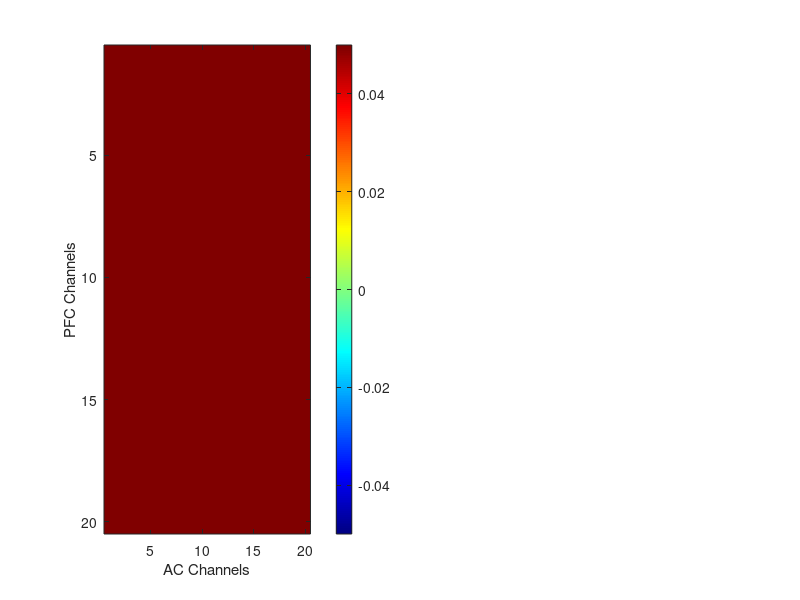

Source code (MATLAB): (Note: this script raises an error after producing the figure.)
%% Step 3: Organize PSI values by channel pair. 

Condition         = 'OnlyPrior';                                                 % Options: 'OnlyPrior' or 'OnlyPretone' or 'Both'
Frequency_Band    = 'theta';
SNR               = [-11/6, -5/3, 5/3, 11/6, -1.5000, -1.2500, 1.2500, 1.5000];  % Options: any combination of  -11/6, -5/3, -1.5000, -1.2500, 0, 1.2500, 1.5000, 5/3, 11/6; 
animals    = {'MrM'};                     % Options: 'MrCassius' and/or 'MrM'
rootdir    = 'C:\Users\Corey Roach\Documents\00_DATA\PSI_Epoch_Analysis\00_Belt';                                 
sessions   = dir(fullfile(rootdir, '19*'));

% Define the PFC and AC channel labels and generate temporary grids

channels               = arrayfun(@(x) sprintf('ch%02d', x), 3:22, 'UniformOutput', false);
preCueOnset_PSI_grid   = cell(20, 20); 
testToneOnset_PSI_grid = cell(20, 20);

%% Loop through all sessions and sort PSI values by channel-pair 

for i = 1:length(sessions)

    RecDate = sessions(i).name;

    for j = 1:length(animals)
        Animal = animals{j};
        session_path = fullfile(rootdir, RecDate, Animal);

        if exist(session_path, 'dir') % Check if the directory exists
            preCue_file   = dir(fullfile(session_path, ['*', 'preCueOnset_' Frequency_Band '*PSI_data.mat']));
            testTone_file = dir(fullfile(session_path, ['*', 'testToneOnset_' Frequency_Band '*PSI_data.mat']));

            if ~isempty(preCue_file)
                fprintf('Processing session %s:\n', RecDate);
            else
                continue;
            end

      for k = 1:length(preCue_file)

        preCue_filename   = preCue_file(k).name;
        testTone_filename = testTone_file(k).name;

        temp_preCue_dir   = fullfile(session_path, preCue_filename);
        temp_testTone_dir = fullfile(session_path, testTone_filename);

        % Load the .mat file safely
         load(temp_preCue_dir,'PSI_preCueOnset' );
         load(temp_testTone_dir,'PSI_testToneOnset');

        preCue_Matrix     = PSI_preCueOnset.psispctrm; 
        preCue_labels     = PSI_preCueOnset.labelcmb;         
        testTone_Matrix   = PSI_testToneOnset.psispctrm; 
        testTone_labels   = PSI_testToneOnset.labelcmb;       

      end    

           % Populate preCueOnset_PSI_grid with data 

           for rowIdx_1 = 1:size(preCue_Matrix, 1)

            % Extract channel pair from label
            pfcLabel = preCue_labels{rowIdx_1, 1};  % First column: PFC label (e.g., 'D1_PFC_ch05')
            acLabel  = preCue_labels{rowIdx_1, 2};  % Second column: AC label (e.g., 'D3_AC_ch04')

            % Remove the 'D' component and isolate the channel labels
            pfcChannel = regexp(pfcLabel, 'PFC_ch\d+', 'match', 'once');  % Extract PFC channel
            acChannel  = regexp(acLabel, 'AC_ch\d+', 'match', 'once');    % Extract AC channel

            % Find indices in the grid
            pfcIdx = find(strcmp(channels, strrep(pfcChannel, 'PFC_', '')));
            acIdx  = find(strcmp(channels,  strrep(acChannel, 'AC_', '')));

                % Assign the data row to the grid position
                if ~isempty(pfcIdx) && ~isempty(acIdx)
                    if isempty(preCueOnset_PSI_grid{pfcIdx, acIdx})
                    % Initialize the cell with the first row of data
                    preCueOnset_PSI_grid{pfcIdx, acIdx} = preCue_Matrix(rowIdx_1, :);
                    else
                    % Append the new row of data to the existing data
                    preCueOnset_PSI_grid{pfcIdx, acIdx} = [preCueOnset_PSI_grid{pfcIdx, acIdx}; preCue_Matrix(rowIdx_1, :)];
                    end

                end
           end

           % Populate testToneOnset_PSI_grid with data 

           for rowIdx_2 = 1:size(testTone_Matrix, 1)

            % Extract channel pair from label
            pfcLabel = testTone_labels{rowIdx_2, 1};  % First column: PFC label (e.g., 'D1_PFC_ch05')
            acLabel  = testTone_labels{rowIdx_2, 2};  % Second column: AC label (e.g., 'D3_AC_ch04')

            % Remove the 'D' component and isolate the channel labels
            pfcChannel = regexp(pfcLabel, 'PFC_ch\d+', 'match', 'once'); % Extract PFC channel
            acChannel  = regexp(acLabel, 'AC_ch\d+', 'match', 'once');    % Extract AC channel

            % Find indices in the grid
            pfcIdx = find(strcmp(channels, strrep(pfcChannel, 'PFC_', '')));
            acIdx  = find(strcmp(channels, strrep(acChannel, 'AC_', '')));

                % Assign the data row to the grid position
                if ~isempty(pfcIdx) && ~isempty(acIdx)
                    if isempty(testToneOnset_PSI_grid{pfcIdx, acIdx})
                    % Initialize the cell with the first row of data
                    testToneOnset_PSI_grid{pfcIdx, acIdx} = testTone_Matrix(rowIdx_2, :);
                    else
                    % Append the new row of data to the existing data
                    testToneOnset_PSI_grid{pfcIdx, acIdx} = [testToneOnset_PSI_grid{pfcIdx, acIdx}; testTone_Matrix(rowIdx_2, :)];
                    end                 
                end
           end

         end
     end
end

%% Average selected bands to output a single PSI value per channel pair (preCueOnset)


if strcmp(Frequency_Band,'theta') == 1
% Define the range of columns to average
columnRange = 5:8;

% Initialize a new grid to store the averaged values
preCue_averagedGrid = nan(20, 20); % Use NaN to handle empty grid positions

% Loop through each position in the grid
for pfcIdx = 1:20
    for acIdx = 1:20
        % Check if the grid position contains data
        if ~isempty(preCueOnset_PSI_grid{pfcIdx, acIdx})
            % Extract the data matrix for the current position
            dataposition = preCueOnset_PSI_grid{pfcIdx, acIdx};

            % Compute the average of the selected columns
            columnAverage = mean(dataposition(:, columnRange), 'all', 'omitnan');

            % Store the average in the new grid
            preCue_averagedGrid(pfcIdx, acIdx) = columnAverage;
        end
    end
end
end

if strcmp(Frequency_Band,'alpha') == 1
% Define the range of columns to average
columnRange = 9:14;

% Initialize a new grid to store the averaged values
preCue_averagedGrid = nan(20, 20); % Use NaN to handle empty grid positions

% Loop through each position in the grid
for pfcIdx = 1:20
    for acIdx = 1:20
        % Check if the grid position contains data
        if ~isempty(preCueOnset_PSI_grid{pfcIdx, acIdx})
            % Extract the data matrix for the current position
            dataposition = preCueOnset_PSI_grid{pfcIdx, acIdx};

            % Compute the average of the selected columns
            columnAverage = mean(dataposition(:, columnRange), 'all', 'omitnan');

            % Store the average in the new grid
            preCue_averagedGrid(pfcIdx, acIdx) = columnAverage;
        end
    end
end
end

if strcmp(Frequency_Band,'beta') == 1
% Define the range of columns to average
columnRange = 15:30;

% Initialize a new grid to store the averaged values
preCue_averagedGrid = nan(20, 20); % Use NaN to handle empty grid positions

% Loop through each position in the grid
for pfcIdx = 1:20
    for acIdx = 1:20
        % Check if the grid position contains data
        if ~isempty(preCueOnset_PSI_grid{pfcIdx, acIdx})
            % Extract the data matrix for the current position
            dataposition = preCueOnset_PSI_grid{pfcIdx, acIdx};

            % Compute the average of the selected columns
            columnAverage = mean(dataposition(:, columnRange), 'all', 'omitnan');

            % Store the average in the new grid
            preCue_averagedGrid(pfcIdx, acIdx) = columnAverage;
        end
    end
end
end


%% Average selected bands to output a single PSI value per channel pair (testToneOnset)

if strcmp(Frequency_Band,'theta') == 1
% Define the range of columns to average
columnRange = 5:8;

% Initialize a new grid to store the averaged values
testTone_averagedGrid = nan(20, 20); % Use NaN to handle empty grid positions

% Loop through each position in the grid
for pfcIdx = 1:20
    for acIdx = 1:20
        % Check if the grid position contains data
        if ~isempty(testToneOnset_PSI_grid{pfcIdx, acIdx})
            % Extract the data matrix for the current position
            dataposition = testToneOnset_PSI_grid{pfcIdx, acIdx};

            % Compute the average of the selected columns
            columnAverage = mean(dataposition(:, columnRange), 'all', 'omitnan');

            % Store the average in the new grid
            testTone_averagedGrid(pfcIdx, acIdx) = columnAverage;
        end
    end
end
end

if strcmp(Frequency_Band,'alpha') == 1
% Define the range of columns to average
columnRange = 9:14;

% Initialize a new grid to store the averaged values
testTone_averagedGrid = nan(20, 20); % Use NaN to handle empty grid positions

% Loop through each position in the grid
for pfcIdx = 1:20
    for acIdx = 1:20
        % Check if the grid position contains data
        if ~isempty(testToneOnset_PSI_grid{pfcIdx, acIdx})
            % Extract the data matrix for the current position
            dataposition = testToneOnset_PSI_grid{pfcIdx, acIdx};

            % Compute the average of the selected columns
            columnAverage = mean(dataposition(:, columnRange), 'all', 'omitnan');

            % Store the average in the new grid
            testTone_averagedGrid(pfcIdx, acIdx) = columnAverage;
        end
    end
end
end

if strcmp(Frequency_Band,'beta') == 1
% Define the range of columns to average
columnRange = 15:30;

% Initialize a new grid to store the averaged values
testTone_averagedGrid = nan(20, 20); % Use NaN to handle empty grid positions

% Loop through each position in the grid
for pfcIdx = 1:20
    for acIdx = 1:20
        % Check if the grid position contains data
        if ~isempty(testToneOnset_PSI_grid{pfcIdx, acIdx})
            % Extract the data matrix for the current position
            dataposition = testToneOnset_PSI_grid{pfcIdx, acIdx};

            % Compute the average of the selected columns
            columnAverage = mean(dataposition(:, columnRange), 'all', 'omitnan');

            % Store the average in the new grid
            testTone_averagedGrid(pfcIdx, acIdx) = columnAverage;
        end
    end
end
end

%% Plot average PSI 

% Determine the global color range
globalMin = -0.05;
globalMax = 0.05;

% Clamp values to the global color range
averagedGrid_1_clamped = max(globalMin, min(globalMax, preCue_averagedGrid));
averagedGrid_2_clamped = max(globalMin, min(globalMax, testTone_averagedGrid));

% Plot the first heatmap
figure(1);
subplot(1, 2, 1);
imagesc(averagedGrid_1_clamped);
colormap(jet(256)); % 256 instead of default 64
%colormap(jet)
caxis([globalMin, globalMax]);
colorbar;
xlabel('AC Channels');
ylabel('PFC Channels');
title(['preCueOnset-',  Frequency_Band, '-', Animal]);
xticks(1:20);
yticks(1:20);
xticklabels(arrayfun(@(x) sprintf('ch%02d', x), 3:22, 'UniformOutput', false));
yticklabels(arrayfun(@(x) sprintf('ch%02d', x), 3:22, 'UniformOutput', false));
axis square;

% Plot the second heatmap
subplot(1, 2, 2);
imagesc(averagedGrid_2_clamped);
colormap(jet(256)); % 256 instead of default 64
caxis([globalMin, globalMax]);
colorbar;
xlabel('AC Channels');
ylabel('PFC Channels');
title(['testToneOnset-',  Frequency_Band, '-', Animal]);
xticks(1:20);
yticks(1:20);
xticklabels(arrayfun(@(x) sprintf('ch%02d', x), 3:22, 'UniformOutput', false));
yticklabels(arrayfun(@(x) sprintf('ch%02d', x), 3:22, 'UniformOutput', false));
axis square;

% %% Statistics
% 
% 
% % Initialize an empty array to store all trials
% preCue_all_trials = [];
% 
% % Iterate through each cell in preCueOnset_PSI_grid
% for i = 1:numel(preCueOnset_PSI_grid)
%     % Concatenate the trials from the current cell
%     preCue_all_trials = [preCue_all_trials; preCueOnset_PSI_grid{i}];
% end
% 
% % Initialize an empty array to store all trials
% testTone_all_trials = [];
% 
% % Iterate through each cell in testToneOnset_PSI_grid
% for b = 1:numel(testToneOnset_PSI_grid)
%     % Concatenate the trials from the current cell
%     testTone_all_trials = [testTone_all_trials; testToneOnset_PSI_grid{i}];
% end
% 
% 
% 
% %% Band-wise collect all values for each channel pair, and collapse into column
% 
% if strcmp(Frequency_Band,'theta') == 1
% 
% % Extract columns 5 to 8 and reshape into a single column
% preCue_theta = preCue_all_trials(:, 5:8);
% preCue_theta = preCue_theta(:);
% 
% testTone_theta = testTone_all_trials(:, 5:8);
% testTone_theta = testTone_theta(:);
% 
% preCue_PFC_2_AC = preCue_theta(preCue_theta > 0);
% preCue_AC_2_PFC = preCue_theta(preCue_theta < 0);
% 
% testTone_PFC_2_AC = testTone_theta(testTone_theta > 0);
% testTone_AC_2_PFC = testTone_theta(testTone_theta < 0);
% 
% end
% 
% %% plotting histogram 
% 
% %[~, bins] = hist([preCue_PFC_2_AC; abs(preCue_AC_2_PFC); testTone_PFC_2_AC; abs(testTone_AC_2_PFC)], 100);
% load('C:\Users\Corey Roach\Documents\00_DATA\bins.mat')
% 
% % Compute histograms for each dataset
% posCounts_1 = hist(preCue_PFC_2_AC, bins);
% negCounts_1 = hist(abs(preCue_AC_2_PFC), bins);
% posCounts_2 = hist(testTone_PFC_2_AC, bins);
% negCounts_2 = hist(abs(testTone_AC_2_PFC), bins);
% 
% % Normalize counts to percentages
% posCounts_1 = posCounts_1 / sum(posCounts_1) * 100;
% negCounts_1 = negCounts_1 / sum(negCounts_1) * 100;
% posCounts_2 = posCounts_2 / sum(posCounts_2) * 100;
% negCounts_2 = negCounts_2 / sum(negCounts_2) * 100;
% 
% % Plot histograms
% 
% figure(2);
% 
% hold on;
% % Condition 1: Red (Positive) & Soft Red (Negative)
% bar(bins,   posCounts_1,   'FaceColor', [1, 0.6, 0.6], 'FaceAlpha', 0.5,'EdgeColor', 'k', 'BarWidth', 1);  % Soft Red with black edges;                    % Red with black edges
% bar(-bins,  -negCounts_1,  'FaceColor', [0.6, 0.6, 1], 'FaceAlpha', 0.5, 'EdgeColor', 'k', 'BarWidth', 1); % Soft Blue with black edges
% 
% 
% % Labels and Legend
% xlabel('PSI Value');
% ylabel('Proportion of Sites');
% % ylim([-65 65])
% % xlim([-.15 .15])
% axis([-.025 .025 -65 65]) 
% leg = legend({'Top-down  Direction', 'Bottom-up Direction'}, 'Location', 'SouthEast');
% set(leg, 'FontSize', 12); % Reduce legend font size
% 
% % Improve aesthetics
% set(gca, 'FontSize', 18, 'LineWidth', 1.5); % Keep axis font size at 18
% box on;
% hold off;
% 
% figure(3)
% 
% hold on 
% bar(bins,   posCounts_2,   'FaceColor', [1, 0.6, 0.6], 'FaceAlpha', 0.5,'EdgeColor', 'k', 'BarWidth', 1);  % Soft Red with black edges;                    % Red with black edges
% bar(-bins,  -negCounts_2,  'FaceColor', [0.6, 0.6, 1], 'FaceAlpha', 0.5, 'EdgeColor', 'k', 'BarWidth', 1); % Soft Blue with black edges
% 
% % Labels and Legend
% xlabel('PSI Value', 'FontSize', 18);
% ylabel('Proportion of Sites', 'FontSize', 18);
% axis([-.025 .025 -65 65]) 
% 
% % Set legend and adjust its font size
% leg = legend({'Top-down  Direction', 'Bottom-up Direction'}, 'Location', 'SouthEast');
% set(leg, 'FontSize', 12); % Reduce legend font size
% 
% % Improve aesthetics
% set(gca, 'FontSize', 18, 'LineWidth', 1.5); % Keep axis font size at 18
% box on;
% hold off;
% 
% %'FaceColor', [1, 0.6, 0.6], 'FaceAlpha', 0.5,'EdgeColor', 'k', 'BarWidth', 1);  % Soft Red with black edges;
% %FaceColor', [0.6, 0.6, 1], 'FaceAlpha', 0.5, 'EdgeColor', 'k', 'BarWidth', 1); % Soft Blue with black edges;
% 
% %% Statistics
% 
% % Assuming preCue and testTone are both 20x20 cell arrays
% % and each cell contains a struct with numeric fields
% 
% 
% subtracted_PSI_grid = cell(size(preCueOnset_PSI_grid)); % Preallocate
% 
% for i = 1:size(preCueOnset_PSI_grid, 1)
%     for j = 1:size(preCueOnset_PSI_grid, 2)
%         subtracted_PSI_grid{i, j} = testToneOnset_PSI_grid{i, j} - preCueOnset_PSI_grid{i, j};
%     end
% end
% 
% 
% subtracted_all_trials = [];
% 
% % Iterate through each cell in preCueOnset_PSI_grid
% for i = 1:numel(preCueOnset_PSI_grid)
%     % Concatenate the trials from the current cell
%    subtracted_all_trials = [subtracted_all_trials; subtracted_PSI_grid{i}];
% end
% 
% % Extract columns 5 to 8 and reshape into a single column
% diff_theta = subtracted_all_trials(:, 5:8);
% diff_theta = diff_theta(:);
% 
% diff_PFC_2_AC = preCue_theta(preCue_theta > 0);
% diff_AC_2_PFC = preCue_theta(preCue_theta < 0);
